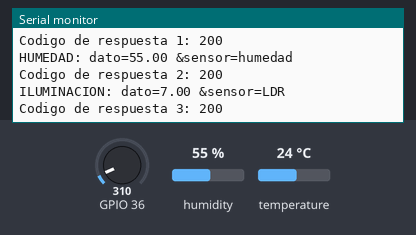
Bench run of a sketch on a simulated ESP32. Shown: the last lines printed to the serial monitor. The inputs (shaded band) are chosen by the test bench; at power-on: humidity 55 %, GPIO 36 = 310, temperature 24 °C. WiFi joins after 1.5 s; servers stay silent unless stated; uploads are accepted with an empty reply.

Above: at 3.2 s.
3.3 s: humidity set to 22 %
At 6.81 s:
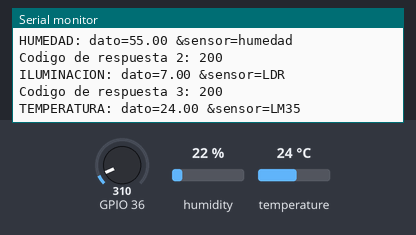
8.8 s: GPIO 36 set to 372
At 11.63 s:
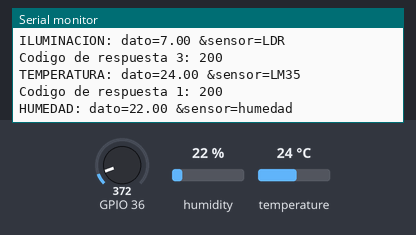
14.3 s: temperature set to 12 °C
At 16.46 s:
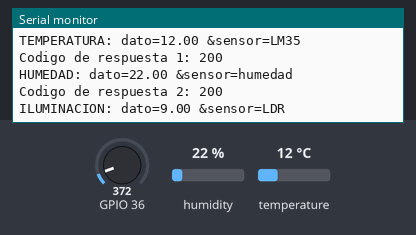
19.8 s: GPIO 36 set to 434
At 21.5 s:
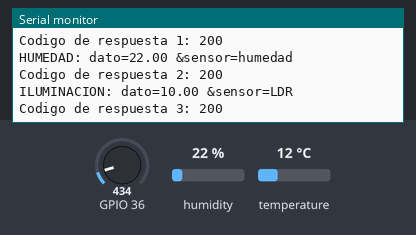
25.3 s: humidity set to 40 %
At 25.3 s:
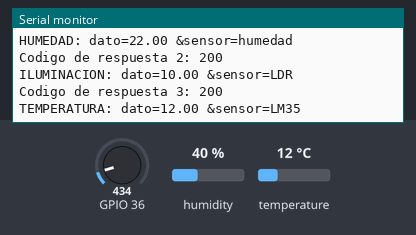
Timing chart, 0 to 28.3 s (numbered marks = the images above; inputs shaded):
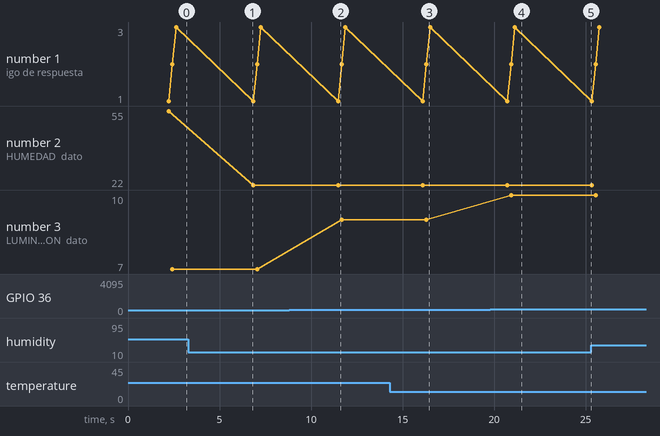

Measured:
- after the input at 14.3 s, the serial monitor: prints a new line after 1.6 s (image 3)
- after the input at 19.8 s, the serial monitor: prints a new line after 1.1 s (image 4)
- plotted number 2: 55 → 22 after the input at 3.3 s, 22 → 40 after the input at 25.3 s
- plotted number 3: 7 → 9 after the input at 8.8 s, 9 → 10 after the input at 19.8 s

The sketch:

esp32.ino
```cpp
#include "WiFi.h"
#include "HTTPClient.h"
#include "DHT.h"

const char* ssid = ""; // Aquí debes colocar el nombre de la red a la que te conectarás
const char* password = ""; // Aquí debes colocar la contraseña

const char* servidor = ".../php/actualizar.php"; //Sustituye los 3 puntos por la dirección del dominio donde se encuentra tu página

DHT DHTSensor(32, DHT11);

void setup() {
  Serial.begin(115200);
  DHTSensor.begin();
  conexionWiFi();
}

void loop() {
  if (WiFi.status() == WL_CONNECTED) {
    peticion1();
    Serial.println();
    peticion2();
    Serial.println();
    peticion3();
    Serial.println();
  } else {
    Serial.println("WiFi Desconectado");
  }
  delay(4000);
}


//    ******** SECCION DE FUNCIONES ********    //

//           FUNCION DE CONEXIÓN WIFI           //

void conexionWiFi() {
  WiFi.begin(ssid, password);
  Serial.print("Conectando");
  while (WiFi.status() != WL_CONNECTED) {
    delay(1000);
    Serial.print(".");
  }

  Serial.println("");
  Serial.print("Conectado a la IP: ");
  Serial.println(WiFi.localIP());
}

//////////////////////////////////////////////////

//         FUNCIONES DEDICADAS A SENSORES       //

float iluminacion() {
  int LDR = analogRead(36);
  LDR = map(LDR, 0, 4095, 0, 100);
  return LDR;
}

float humedad() {
  float humDHT  = DHTSensor.readHumidity();
  if (isnan(humDHT)) {
    float error = 00.00;
    return error;
  } else {
    return humDHT;
  }
}

float temperatura() {
  float tempDHT = DHTSensor.readTemperature();
  if ( isnan(tempDHT)) {
    float error = 00.00;
    return error;
  } else {
    return tempDHT;
  }
}

/////////////////////////////////////////////////

//    FUNCIONES DEDICADAS A ENVIO DE DATOS     //

void peticion1() {
  HTTPClient http;
  http.begin(servidor);
  String sensor1 = "LM35";
  String datos1 = "dato=" + String(temperatura()) + " &sensor=" + sensor1 + "";

  Serial.print("TEMPERATURA: ");
  Serial.println(datos1);

  http.addHeader("Content-Type", "application/x-www-form-urlencoded");
  int codigoRespuesta1 = http.POST(datos1);

  if (codigoRespuesta1 > 0) {
    Serial.print("Codigo de respuesta 1: ");
    Serial.println(codigoRespuesta1);
  } else {
    Serial.print("Codigo de error 1: ");
    Serial.println(codigoRespuesta1);
  }

  http.end();
}

void peticion2() {
  HTTPClient http;
  http.begin(servidor);

  String sensor2 = "humedad";
  String datos2 = "dato=" + String(humedad()) + " &sensor=" + sensor2 + "";

  Serial.print("HUMEDAD: ");
  Serial.println(datos2);

  http.addHeader("Content-Type", "application/x-www-form-urlencoded");
  int codigoRespuesta2 = http.POST(datos2);

  if (codigoRespuesta2 > 0) {
    Serial.print("Codigo de respuesta 2: ");
    Serial.println(codigoRespuesta2);
  } else {
    Serial.print("Codigo de error 2: ");
    Serial.println(codigoRespuesta2);
  }

  http.end();
}

void peticion3() {
  HTTPClient http;
  http.begin(servidor);

  String sensor3 = "LDR";
  String datos3 = "dato=" + String(iluminacion()) + " &sensor=" + sensor3 + "";

  Serial.print("ILUMINACION: ");
  Serial.println(datos3);

  http.addHeader("Content-Type", "application/x-www-form-urlencoded");
  int codigoRespuesta3 = http.POST(datos3);

  if (codigoRespuesta3 > 0) {
    Serial.print("Codigo de respuesta 3: ");
    Serial.println(codigoRespuesta3);
  } else {
    Serial.print("Codigo de error 3: ");
    Serial.println(codigoRespuesta3);
  }

  http.end();
}
```
